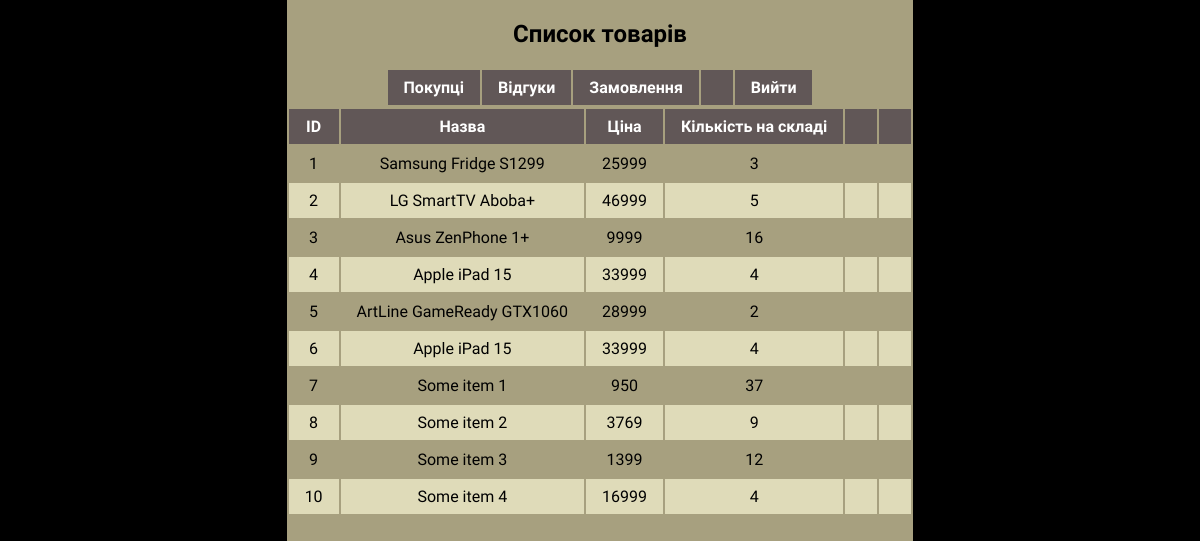
Screenshot of /goods.php with the database file from the repository.
### tables this page shows
CREATE TABLE `Goods` (
  `goods_id` int NOT NULL,
  `goods_name` char(50) NOT NULL,
  `price` int NOT NULL,
  `quantity` int NOT NULL
);

### goods.php (the view, shortened to what this page needs)
<!DOCTYPE html>
<html>
<head>
<link rel="stylesheet" href="css/base.css">
</head>
<body>
<div class="divbgbd">
<h2>Список товарів</h2>
<table>
    <tr>
        <th><a href="index.php">Покупці</a></th>
        <th><a href="reviews.php">Відгуки</a></th>
        <th><a href="orders.php">Замовлення</a></th>
        <th><?php echo $_COOKIE["usernamecookie"];?></th>
        <th><a href="logout.php">Вийти</a></th>
    </tr>
</table>
<?php
include "connect.php";
$sql = "SELECT * FROM Goods";
if($result = $conn->query($sql)){
    echo "<table><tr><th>ID</th><th>Назва</th><th>Ціна</th><th>Кількість на складі</th><th></th><th></th></tr>";
    foreach($result as $row){
        echo "<tr>";
            echo "<td>" . $row["goods_id"] . "</td>";
            echo "<td>" . $row["goods_name"] . "</td>";
            echo "<td>" . $row["price"] . "</td>";
            echo "<td>" . $row["quantity"] . "</td>";
            if('admin' == $_COOKIE["userlevelcookie"]){
            echo "<td><a href='update_goods.php?goods_id=" . $row["goods_id"] . "'>Змінити</a></td>";
            echo "<td><form action='delete_goods.php' method='post'>
                        <input type='hidden' name='goods_id' value='" . $row["goods_id"] . "' />
                        <input type='submit' class='button' value='Видалити'>
                   </form></td>";
            } else {
                echo "<td></td>";
                echo "<td></td>";
            }
        echo "</tr>";
    }
    echo "</table>";
} else{
    echo "Помилка: " . $conn->error;
}
?>
</div>
</body>
</html>

### css/base.css (style rules this page uses)
html,body { font-family: 'Unbounded', cursive; height: 100%; display: flex; flex-direction: column; margin: 0; padding: 0; opacity: 1; background: #707070; }
.divbgbd { margin-left: auto; margin-right: auto; margin-top: 0px; height: 100%; padding: 0px, 30px, 0px; background-color: #a7a07f; }
h2, p { text-align: center; }
table { max-width: 100%; margin-left: auto; margin-right: auto; text-align: center; }
tr:nth-child(odd) { background-color: #dfdbb9; }
th { background-color: rgb(97, 87, 87); color: #fff; }
th, td { text-align: center; padding: 0.5em 1em; }
td::before { display: none; }
a { color: white; text-decoration: none; }
a:link { color: white; text-decoration: none; }
body { background-color: #000; }

### rows the page displays
goods: goods_id "1", goods_name "Samsung Fridge S1299", price "25999", quantity "3"
goods: goods_id "2", goods_name "LG SmartTV Aboba+", price "46999", quantity "5"
goods: goods_id "3", goods_name "Asus ZenPhone 1+", price "9999", quantity "16"
goods: goods_id "4", goods_name "Apple iPad 15", price "33999", quantity "4"
goods: goods_id "5", goods_name "ArtLine GameReady GTX1060", price "28999", quantity "2"
goods: goods_id "6", goods_name "Apple iPad 15", price "33999", quantity "4"
goods: goods_id "7", goods_name "Some item 1", price "950", quantity "37"
goods: goods_id "8", goods_name "Some item 2", price "3769", quantity "9"
goods: goods_id "9", goods_name "Some item 3", price "1399", quantity "12"
goods: goods_id "10", goods_name "Some item 4", price "16999", quantity "4"
